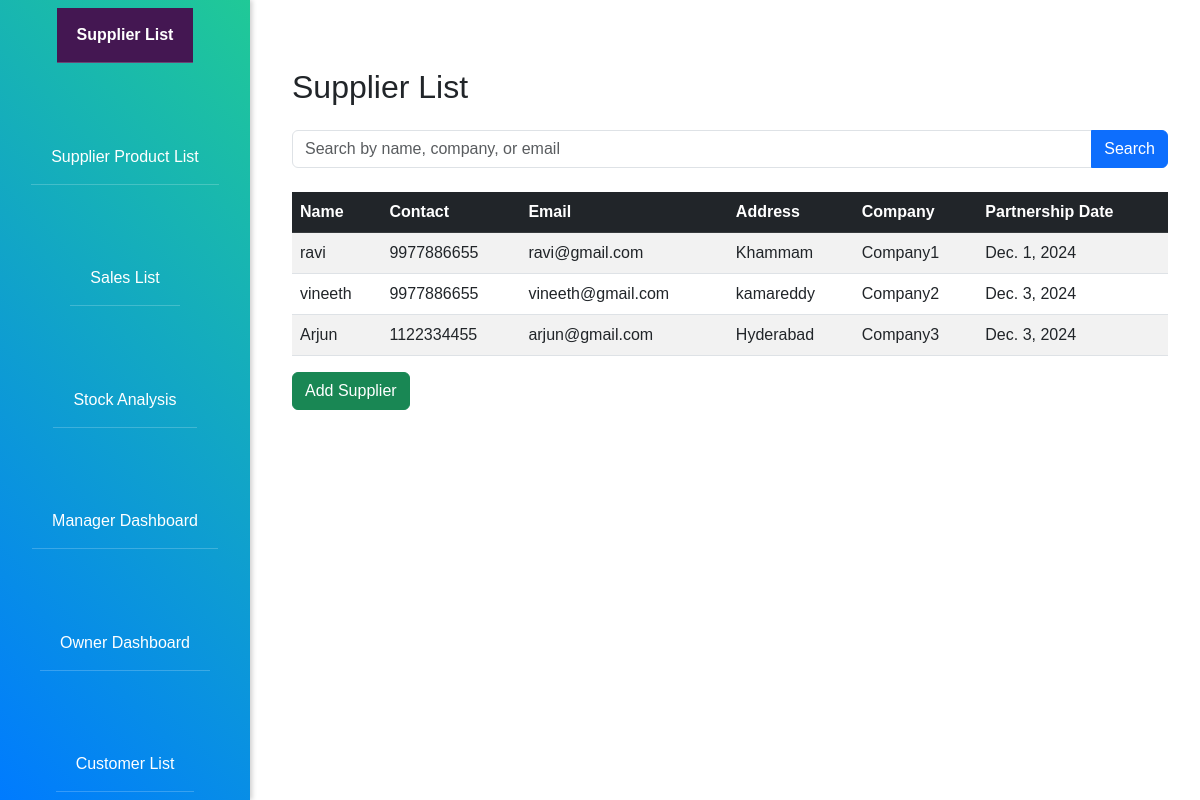
The app's page /suppliers/, older data.
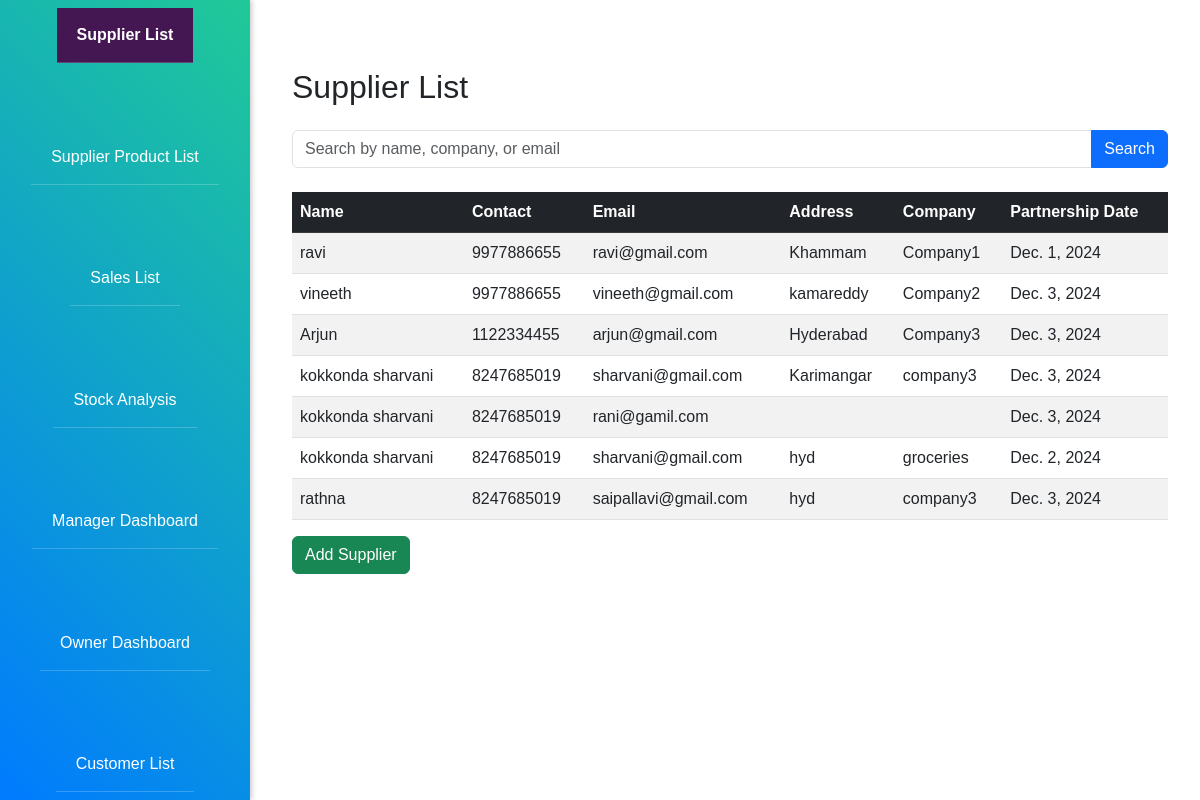
The same page, newer data.
### stock_analysis/models.py (models this page shows, shortened)
class Supplier(models.Model):
    name = models.CharField(max_length=100)
    contact = models.CharField(max_length=15, blank=True, null=True)
    email = models.EmailField(blank=True, null=True)
    address = models.TextField(blank=True, null=True)
    company = models.CharField(max_length=100, blank=True, null=True)
    partnership_date = models.DateField(default=now)  # Default to current date

### stock_analysis/supplier_views.py (the view)
# urls.py: path("suppliers/", supplier_views.supplier_list, name="supplier_list"),
def supplier_list(request):
    suppliers = Supplier.objects.all()
    return render(request, "suppliers/supplier_list.html", {"suppliers": suppliers})

### stock_analysis/templates/suppliers/supplier_list.html (shortened to what this page needs)
{% extends 'index.html' %}
{% block content %}
<div class="container mt-5">
    <h2 class="mb-4">Supplier List</h2>
    <form method="GET" class="mb-4">
        <div class="input-group">
            <input type="text" class="form-control" name="q" placeholder="Search by name, company, or email" value="{{ request.GET.q }}">
            <button class="btn btn-primary" type="submit">Search</button>
        </div>
    </form>
    <table class="table table-striped table-hover">
        <thead class="table-dark">
            <tr>
                <th>Name</th>
                <th>Contact</th>
                <th>Email</th>
                <th>Address</th>
                <th>Company</th>
                <th>Partnership Date</th>
            </tr>
        </thead>
        <tbody>
            {% for supplier in suppliers %}
            <tr>
                <td>{{ supplier.name }}</td>
                <td>{{ supplier.contact }}</td>
                <td>{{ supplier.email }}</td>
                <td>{{ supplier.address }}</td>
                <td>{{ supplier.company }}</td>
                <td>{{ supplier.partnership_date }}</td>
            </tr>
            {% empty %}
            <tr>
                <td colspan="6" class="text-center">No suppliers found.</td>
            </tr>
            {% endfor %}
        </tbody>
    </table>
    <button class="btn btn-success" data-bs-toggle="modal" data-bs-target="#addSupplierModal">Add Supplier</button>
</div>
{% endblock %}

### stock_analysis/templates/index.html (shortened to what this page needs)
<!DOCTYPE html>
<html lang="en">
<head>
    <link href="https://cdn.jsdelivr.net/npm/bootstrap@5.3.0-alpha3/dist/css/bootstrap.min.css" rel="stylesheet">
</head>
<body>
    <div class="navbar">
        <a href="{% url 'supplier_list' %}" class="{% if request.resolver_match.url_name == 'supplier_list' %}active{% endif %}">Supplier List</a>
        <a href="{% url 'supplier_product_list' %}" class="{% if request.resolver_match.url_name == 'supplier_product_list' %}active{% endif %}">Supplier Product List</a>
        <a href="{% url 'sales_list' %}" class="{% if request.resolver_match.url_name == 'sales_list' %}active{% endif %}">Sales List</a>
        <a href="{% url 'stock_analysis_list' %}" class="{% if request.resolver_match.url_name == 'stock_analysis_list' %}active{% endif %}">Stock Analysis</a>
        <a href="{% url 'manager_dashboard' %}" class="{% if request.resolver_match.url_name == 'manager_dashboard' %}active{% endif %}">Manager Dashboard</a>
        <a href="{% url 'owner_dashboard' %}" class="{% if request.resolver_match.url_name == 'owner_dashboard' %}active{% endif %}">Owner Dashboard</a>
        <a href="{% url 'customer_list' %}" class="{% if request.resolver_match.url_name == 'customer_list' %}active{% endif %}">Customer List</a>
    </div>
    <div class="content">
        {% block content %}
        {% endblock %}
    </div>
</body>
</html>

### stock_analysis/templates/index.html (style rules this page uses)
body { display: flex; margin: 0; font-family: Arial, sans-serif; }
.navbar { width: 250px; height: 100vh; background: linear-gradient(45deg, #007bff, #20c997); color: white; display: flex; flex-direction: column; position: fixed; box-shadow: 2px 0 5px rgba(0, 0, 0, 0.2); }
.navbar a { text-decoration: none; color: white; padding: 15px 20px; border-bottom: 1px solid rgba(255, 255, 255, 0.2); transition: background 0.3s ease, color 0.3s ease; }
.navbar a.active { background-color: #441752; font-weight: bold; }
.content { margin-left: 260px; padding: 20px; width: calc(100% - 260px); }

Row changes from the older to the newer data that the page shows:
added Supplier: name "kokkonda sharvani", contact "8247685019", email "sharvani@gmail.com", address "Karimangar", company "company3", partnership_date "Dec. 3, 2024"
added Supplier: name "kokkonda sharvani", contact "8247685019", email "rani@gamil.com", partnership_date "Dec. 3, 2024"
added Supplier: name "kokkonda sharvani", contact "8247685019", email "sharvani@gmail.com", address "hyd", company "groceries", partnership_date "Dec. 2, 2024"
added Supplier: name "rathna", contact "8247685019", email "saipallavi@gmail.com", address "hyd", company "company3", partnership_date "Dec. 3, 2024"
